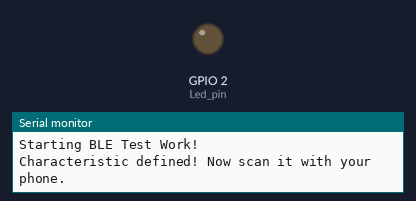
Bench run of a sketch on a simulated ESP32. Parts: output pins drawn as LEDs (lit = HIGH), the last lines printed to the serial monitor. Nothing arrives over Bluetooth unless stated; a phone connects over Bluetooth LE 3 s after start.

Above: at 1.5 s.
At 3.5 s:
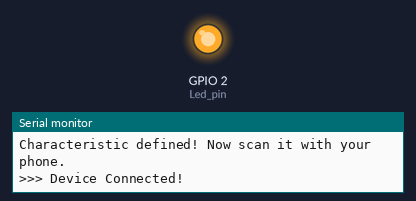
Timing chart, 0 to 6.9 s (numbered marks = the images above):
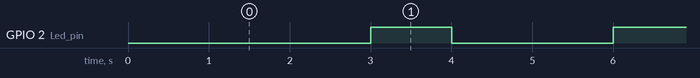

Measured:
- by itself, GPIO 2 (Led_pin): alternates HIGH for 1.0 s and LOW for 2.0 s

The sketch:

ble_test.ino
```cpp
#include <BLEDevice.h>
#include <BLEUtils.h>
#include <BLEServer.h>

// Unique UUIDs for the service and characteristic
#define SERVICE_UUID        "4fafc201-1fb5-459e-8fcc-c5c9c331914b"
#define CHARACTERISTIC_UUID "beb5483e-36e1-4688-b7f5-ea07361b26a8"
#define Led_pin 2

bool deviceConnected = false;

class MyServerCallbacks: public BLEServerCallbacks {
    void onConnect(BLEServer* pServer) {
      deviceConnected = true;
      Serial.println(">>> Device Connected!");
    };

    void onDisconnect(BLEServer* pServer) {
      deviceConnected = false;
      Serial.println(">>> Device Disconnected.");
      // CRITICAL: Restart advertising so it can be found again
      pServer->getAdvertising()->start();
      Serial.println(">>> Advertising restarted...");
    }
};

void setup() {
  Serial.begin(115200);
  Serial.println("Starting BLE Test Work!");

  pinMode(Led_pin, OUTPUT);

  // Initialize the BLE device
  BLEDevice::init("ESP32_Test_Node");

  // Create the BLE Server
  BLEServer *pServer = BLEDevice::createServer();
  pServer->setCallbacks(new MyServerCallbacks());

  // Create the BLE Service
  BLEService *pService = pServer->createService(SERVICE_UUID);

  // Create a BLE Characteristic
  pService->createCharacteristic(
                      CHARACTERISTIC_UUID,
                      BLECharacteristic::PROPERTY_READ |
                      BLECharacteristic::PROPERTY_WRITE
                    );

  // Start the service
  pService->start();

  // Start advertising
  BLEAdvertising *pAdvertising = BLEDevice::getAdvertising();
  pAdvertising->addServiceUUID(SERVICE_UUID);
  pAdvertising->setScanResponse(true);
  pAdvertising->setMinPreferred(0x06);  // helps with iPhone connection issues
  pAdvertising->setMinPreferred(0x12);
  BLEDevice::startAdvertising();
  Serial.println("Characteristic defined! Now scan it with your phone.");
}

void loop() {
  if (deviceConnected) {
    // You can add logic here to blink an LED to show active connection
    digitalWrite(Led_pin, HIGH);
    delay(1000);
    digitalWrite(Led_pin, LOW);
    delay(1000);
  }
  delay(1000);
}
```
